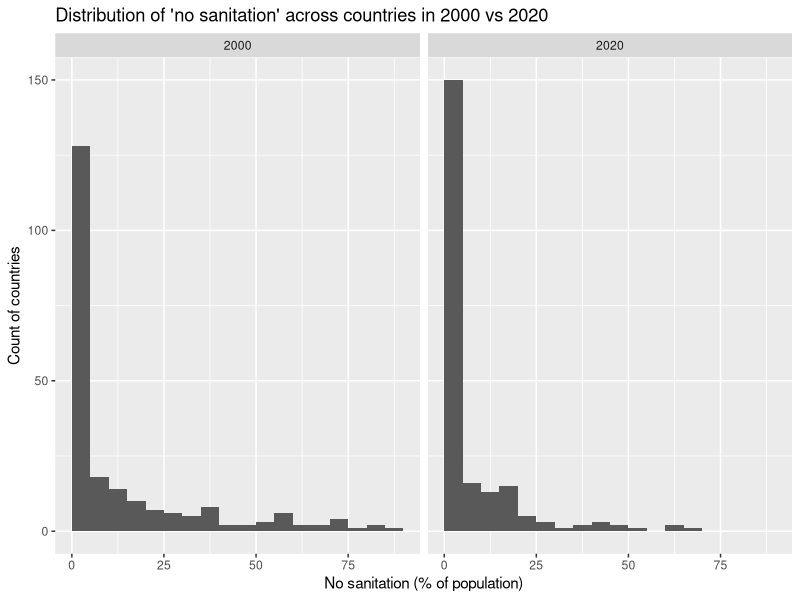

The R script that drew this image:
## ---- chunk 1
library(tidyverse)
wat_san <- read_csv("data/water-and-sanitation.csv")
## ---- chunk 2
wat_san %>% 
  filter(Entity != "World", Year %in% c(2000, 2020)) %>% 
  ggplot(aes(x = sanitation_none)) +
  geom_histogram(binwidth = 5, boundary = 0, closed = "left") +
  facet_wrap(~ Year) +
  labs(x = "No sanitation (% of population)", y = "Count of countries",
       title = "Distribution of 'no sanitation' across countries in 2000 vs 2020")
## ---- chunk 3
wat_san %>% 
  filter(Year == 2000, Entity != "World") %>% 
  arrange(desc(sanitation_none)) %>% 
  select(Entity, sanitation_none, water_none) %>% 
  slice_head(n = 10)
## ---- chunk 4

## ---- chunk 5

## ---- chunk 6
  
## ---- chunk 7

